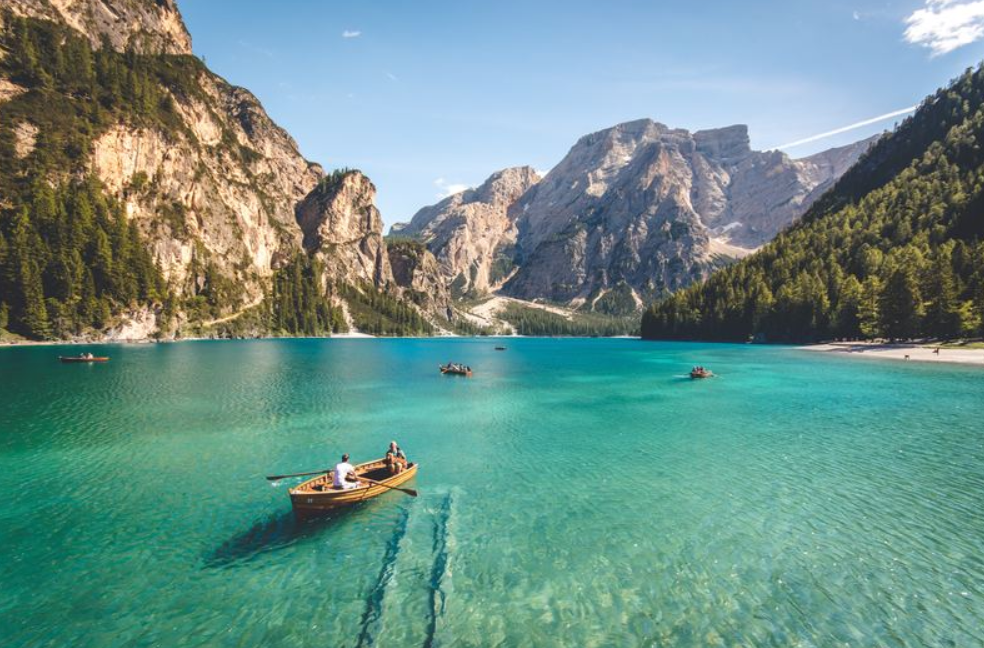
#> input picture Images/boat.png, 984 x 648 px
$ python boat_seam.py
#> lines starting #> are read from the running program, lines starting #| are printed output that depends on the picture; after the words box and inside, x2 and y2 are one past the last pixel; in counts of white or black regions, pixels touching at a corner belong together
#-------importing the necessary libraries---------------
import sys
from tqdm import trange
import numpy as np
from imageio import imread, imwrite
from scipy.ndimage.filters import convolve
import matplotlib.pyplot as plt
import cv2
import numba

#---------function to find the minimum energy of all the pixel values of the given image-----------
def calculate_energy_of_pixels(img):
    dx = np.array([                         # dx derivative of the given pixel using sobel filter
        [1, 2, 1],
        [0, 0, 0],
        [-1, -2, -1],
        ])
    dx = np.stack([dx] * 3, axis=2)       # converting it to 3d to be convolved with the given image

    dy = np.array([                         # dy derivative of the given pixel using sobel filter
        [1, 0, -1],
        [2, 0, -2],
        [1, 0, -1],
    ])
    dy = np.stack([dy] * 3, axis=2)       # converting it to 3d to be convolved with the given image

    #img = img.astype('float32')
    #using the partial derivative to calculate the energy value
    convolved = np.absolute(convolve(img, dx)) + np.absolute(convolve(img, dy))
    #s = convolved.astype(np.uint8)
    cv2.imshow('convolved',convolved)
    # sum all the values of the 3 channels
    energy_map = convolved.sum(axis=2)
    return energy_map

def crop_c(img, cols):
    r, c, _ = img.shape
    #new_c = int(c-cols)
    for i in trange(cols):
        img = carve_column(img)
    return img

def crop_r(img, rows):
    img = np.rot90(img, 1, (0, 1))
    img = crop_c(img, rows)
    img = np.rot90(img, 3, (0, 1))
    return img

def add_c(img,k):
    r,c,_ = img.shape
    for i in trane(range(k)):
        img = engrave_column(img)
    return img


@numba.jit
def carve_column(img):
    r, c, _ = img.shape

    CME, backtrack = minimum_seam(img)
    mask = np.ones((r,c), dtype = bool)
    j = np.argmin(CME[-1])
    for i in reversed(range(r)):
        mask[i,j] = False
        j = backtrack[i, j]
    mask = np.stack([mask] * 3, axis=2)
    img = img[mask].reshape((r, c - 1, 3))
    return img

@numba.jit
def minimum_seam(img):
    r, c, _ = img.shape
    energy_map = calculate_energy_of_pixels(img)

    CME = energy_map.copy()
    backtrack = np.zeros_like(CME, dtype=int)

    for i in range(1, r):
        for j in range(0, c):
            # Handle the left edge of the image, to ensure we don't index a -1
            if j == 0:
                idx = np.argmin(CME[i-1, j:j + 2])
                backtrack[i, j] = idx + j
                min_energy = CME[i-1, idx + j]
            else:
                idx = np.argmin(CME[i - 1, j - 1:j + 2])
                backtrack[i, j] = idx + j - 1
                min_energy = CME[i - 1, idx + j - 1]

            CME[i, j] += min_energy
    return CME, backtrack

def show_minimum_seam(img):
    r, c, _ = img.shape
    CME, backtrack = minimum_seam(img)
    line_img = np.copy(img)
    k = np.argmin(CME[-1])
    for i in reversed(range(r)):
        line_img[i][k][0] = 0
        line_img[i][k][1] = 0
        line_img[i][k][2] = 255
        k = backtrack[i,k]
    return line_img

def main():
    img = cv2.imread('boat.png')
#> img is the input picture: shape (648, 984, 3); mean B, G, R 136.3, 143.9, 107.4
    row = int(input("Enter the number of rows to be removed "))
#> the answer given: 3
    col = int(input("Enter the number of columns to be removed "))
#> the answer given: 3
    cv2.imshow('image',img)
    imgn = calculate_energy_of_pixels(img)
    imgn = imgn.astype(np.uint8)
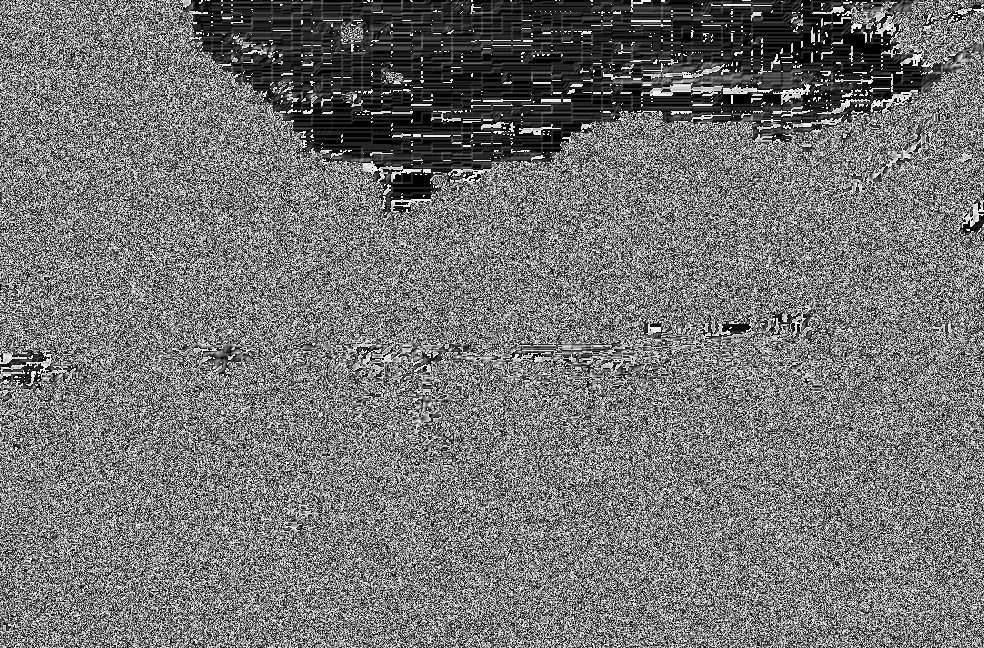
#> imgn: shape (648, 984); min 0, max 254, mean 115.6
    cv2.imshow('energy map',imgn)
    seam_imgy = show_minimum_seam(img)
#> in show_minimum_seam, `CME, backtrack = minimum_seam(img)`:
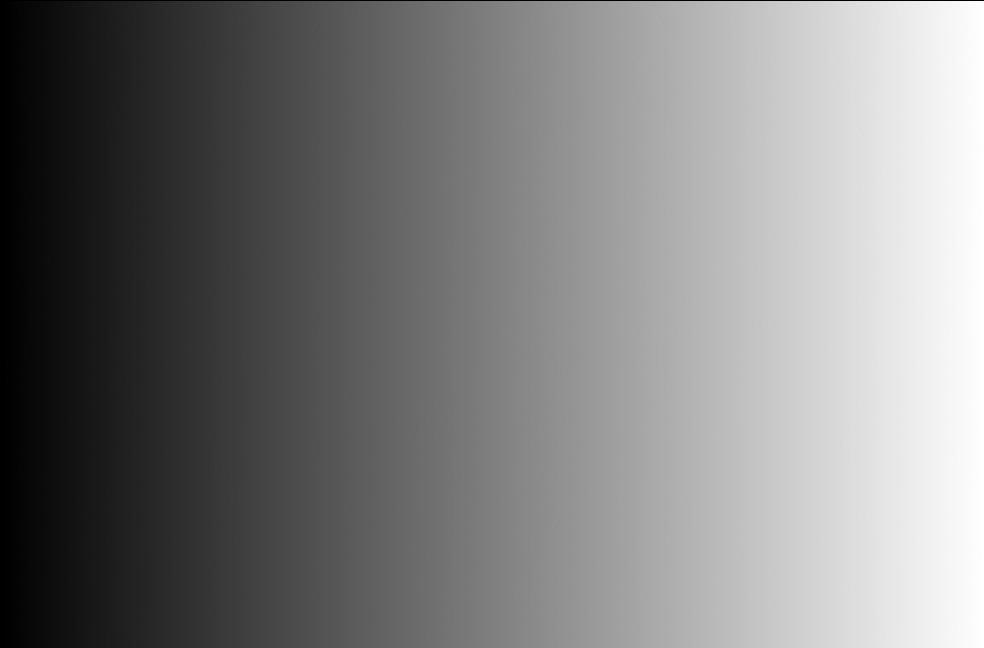
#> backtrack: shape (648, 984) int64; min 0, max 983, mean 490.7; drawn with min black and max white
#> in show_minimum_seam, `k = np.argmin(CME[-1])`: k = 470
#> the loop in show_minimum_seam, `for i in reversed(range(r)):` made 648 passes
#> k on passes 1 to 3: 470, 471, 472
#> after the loop in show_minimum_seam, `for i in reversed(range(r)):`:
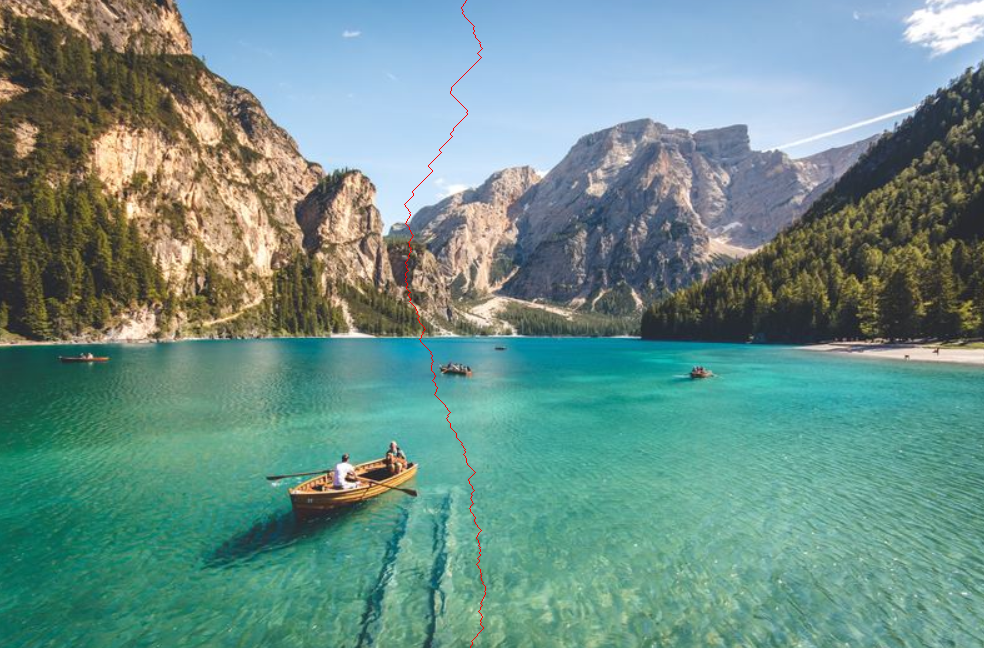
#> line_img: shape (648, 984, 3); 0.1% of pixels changed, all inside (x1, y1, x2, y2) = (404, 0, 486, 648)
    seam_imgx = np.rot90(img,1,(0,1))
    seam_imgx = show_minimum_seam(seam_imgx)
#> in calculate_energy_of_pixels (call 3), `energy_map = convolved.sum(axis=2)`:
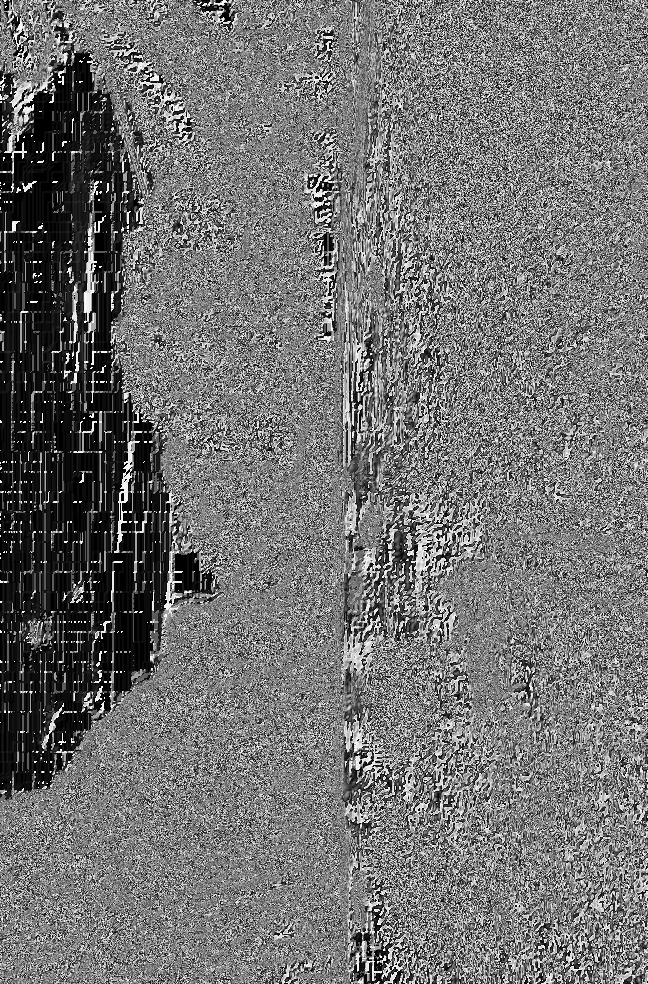
#> energy_map: shape (984, 648) uint64; min 0, max 762, mean 340.6; drawn with min black and max white
#> in show_minimum_seam (call 2), `CME, backtrack = minimum_seam(img)`:
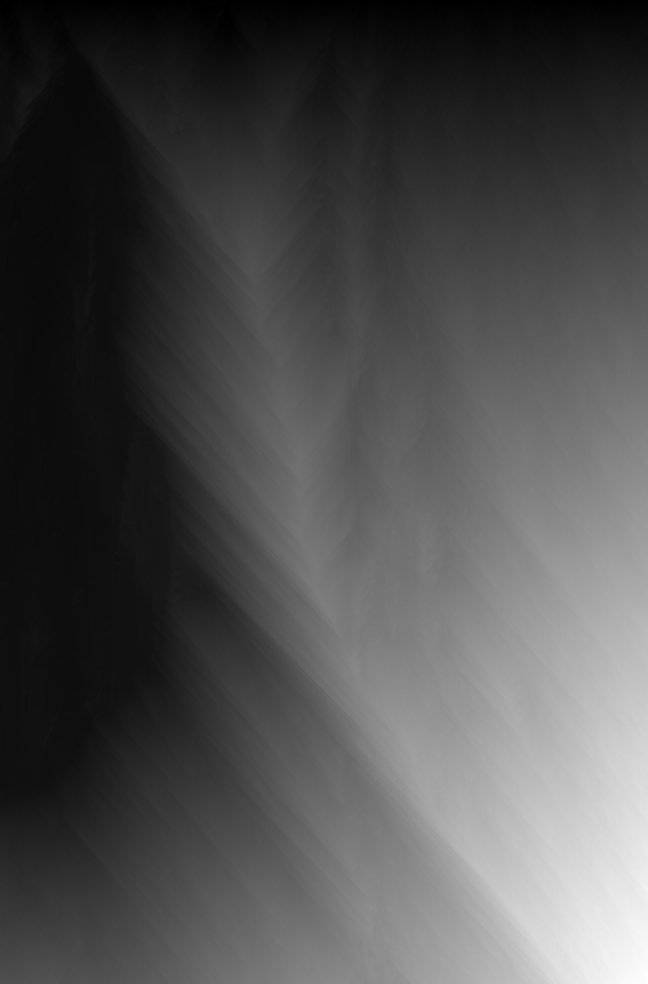
#> CME: shape (984, 648) uint64; min 0, max 149972, mean 46151.3; drawn with min black and max white
#> in show_minimum_seam (call 2), `CME, backtrack = minimum_seam(img)`:
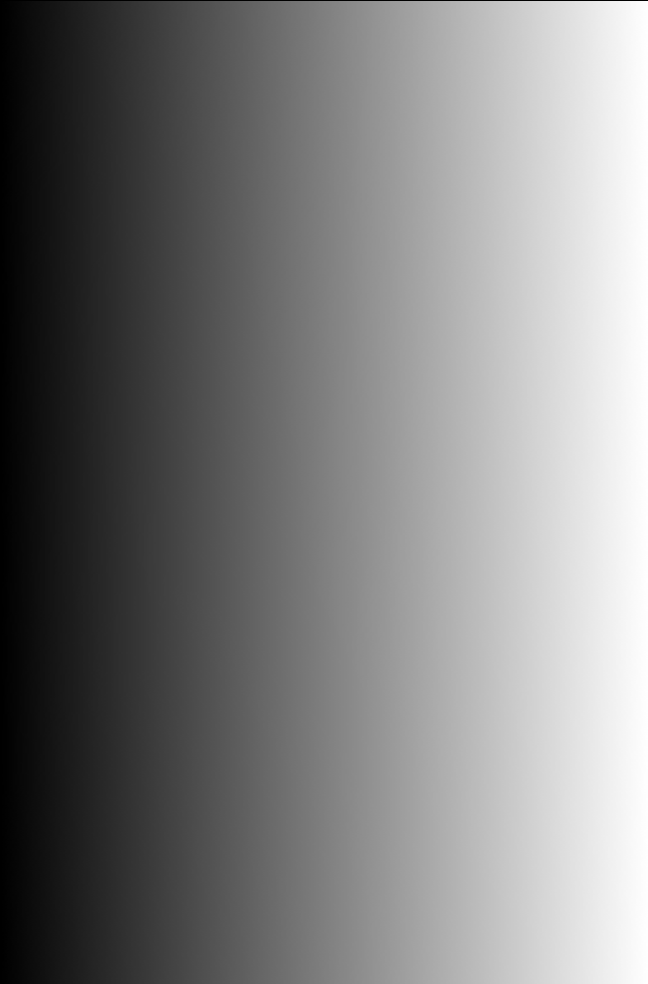
#> backtrack: shape (984, 648) int64; min 0, max 647, mean 322.9; drawn with min black and max white
#> in show_minimum_seam (call 2), `k = np.argmin(CME[-1])`: k = 8
#> the loop in show_minimum_seam (call 2), `for i in reversed(range(r)):` made 984 passes
#> k on passes 1 to 3: 7, 7, 8
#> after the loop in show_minimum_seam (call 2), `for i in reversed(range(r)):`:
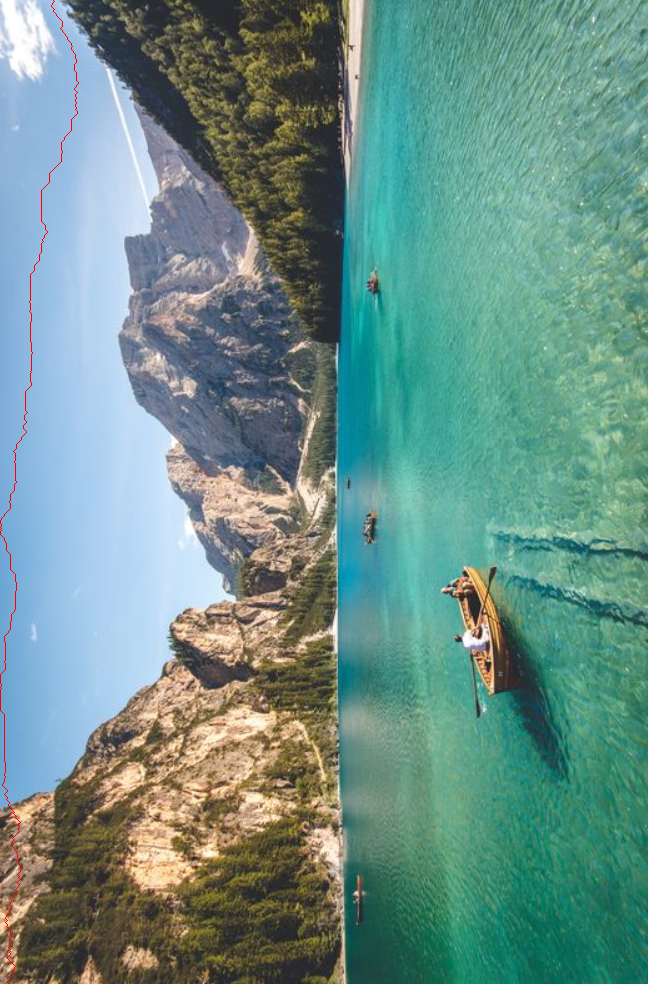
#> line_img: shape (984, 648, 3); mean B, G, R 136, 143.7, 107.6
    seam_imgx = np.rot90(seam_imgx,3,(0,1))
#> seam_imgx: shape (648, 984, 3)
    cv2.imshow('seam image y',seam_imgy)
    cv2.imshow('seam image x',seam_imgx)
    """
    img1 = crop_r(img,row)
    img2 = crop_c(img,col)
    cv2.imshow('row',img1)
    cv2.imshow('col',img2)
    """

if __name__ == '__main__':
    main()

$ run again, with Images/river.png copied over Images/boat.png
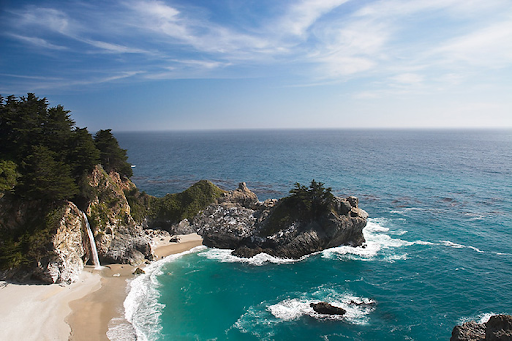
#> input picture Images/river.png, 512 x 341 px
#> in main, img is the input picture: shape (341, 512, 3); mean B, G, R 148.7, 136.8, 113.6
#> in show_minimum_seam, `k = np.argmin(CME[-1])`: k = 204
#> the loop in show_minimum_seam, `for i in reversed(range(r)):` made 341 passes
#> k on passes 1 to 3: 205, 204, 203
#> convolved: shape (512, 341, 3)
#> energy_map: shape (512, 341) uint64
#> in show_minimum_seam (call 2), `CME, backtrack = minimum_seam(img)`:
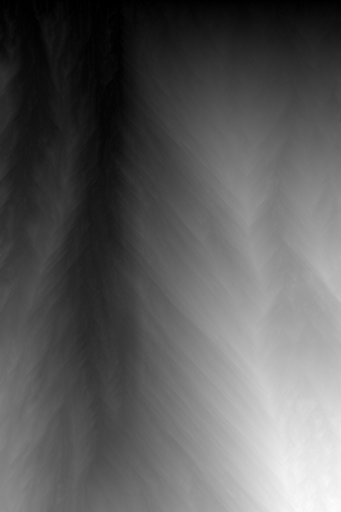
#> CME: shape (512, 341) uint64; min 0, max 76108, mean 27617.8; drawn with min black and max white
#> backtrack: shape (512, 341) int64
#> in show_minimum_seam (call 2), `k = np.argmin(CME[-1])`: k = 78
#> the loop in show_minimum_seam (call 2), `for i in reversed(range(r)):` made 512 passes
#> k on passes 1 to 3: 77, 77, 77
#> after the loop in show_minimum_seam (call 2), `for i in reversed(range(r)):`:
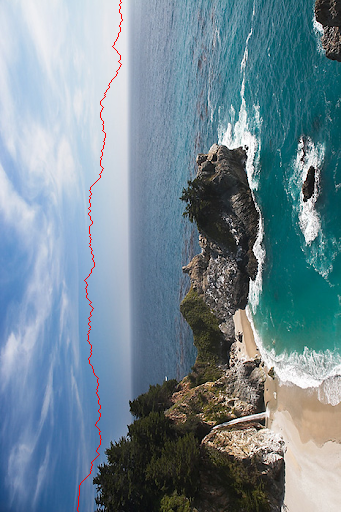
#> line_img: shape (512, 341, 3); mean B, G, R 148.1, 136.3, 113.9
